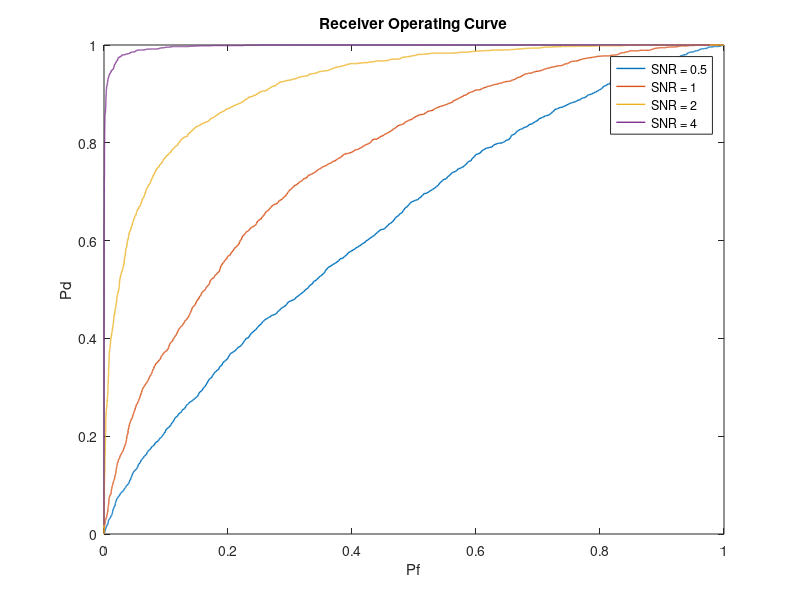
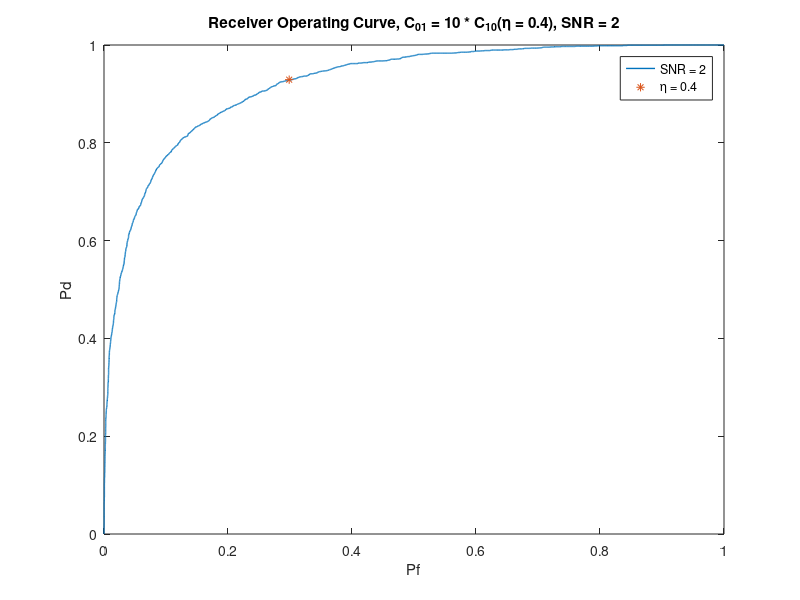
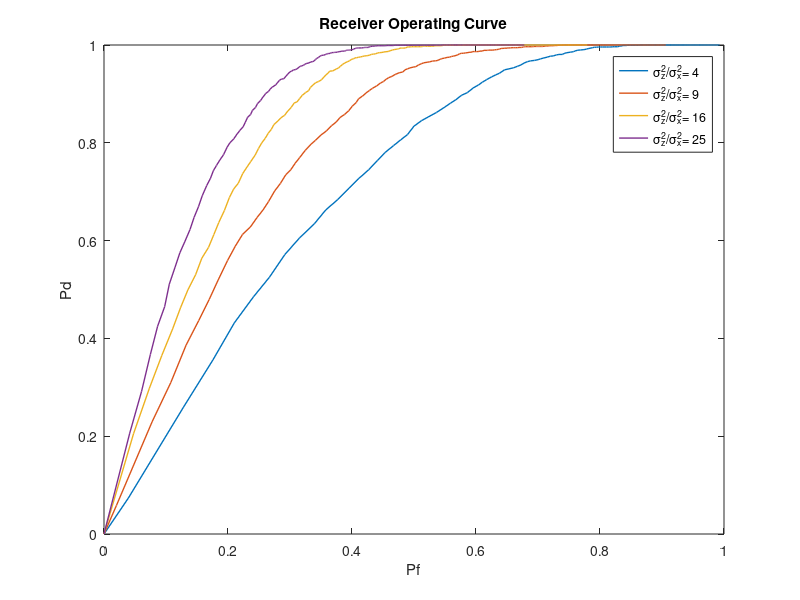

These figures' MATLAB source, in order: (Note: this script raises an error after producing the figures.)
clc;
clear;
close all;
%% Part 1

% a)

% number of iterations
N = 10000;
% probability of target being there
p0 = 0.8;
% probability of target not being there
p1 = 1 - p0;

eta_1a = p0/p1;

% variance
var_1a = 1;
% standard deviation
sigma_1a = sqrt(var_1a);
% mean difference
a_1a = 1;
% signal to noise ratio
SNR_1a = a_1a/var_1a;

target_1a = (rand(N,1) > p0);
A_1a = a_1a * double(target_1a);
X_1a = sqrt(var_1a) * rand(N,1);

Y_1a = A_1a + X_1a;

% MAP decision boundary
% f(eta|H0) * P0 = f(eta|H1) * P1
%    (2 * var * log(P0/P1) + a^2) / (2 * a)
%  = a/2 + var * log(P0/P1)
gamma_1a = a_1a ./ 2 + var_1a * log(eta_1a) ./ (a_1a);

% theoretical probability of error
p1_0 = 1 - normcdf(gamma_1a, 0, sigma_1a);
p0_1 = normcdf(gamma_1a, a_1a, sigma_1a);
theoretical_err = p0 * p1_0 + p1 * p0_1;
                     
% compare with the target to find the experimental probability of error
experimental_err = 1 - sum(or(and(Y_1a > gamma_1a, target_1a), ...
                              and(Y_1a <= gamma_1a, ~target_1a))) / N;
                          
disp("Perr_theoretical = " + theoretical_err);
disp("Perr_experimental = " + experimental_err);

%b)

% same process as part a
a_1b = [0.5, 1, 2, 4];
eta_1b = logspace(-7, 7, N);
var_1b = 1;

pf = zeros(length(a_1b), 1, N);
pd = zeros(length(a_1b), 1, N);
SNR = zeros(length(a_1b), 1, N);

for i = 1:length(a_1b)
    % same process as part a
    target_1b = (rand(N,1) > p0);
    A_1b = a_1b(i) * double(target_1b);
    X_1b = sqrt(var_1b) * randn(N,1);

    Y_1b = A_1b + X_1b;
    
    gamma_1b = a_1b(i)/2 + var_1b * log(eta_1b) / a_1b(i);
    
    % find false positive probability pf and true positive probability pd 
    pf(i, :, :) = sum(and(Y_1b >gamma_1b, ~target_1b)) / sum(~target_1b);
    pd(i, :, :) = sum(and(Y_1b >gamma_1b, target_1b)) ./ sum(target_1b);
    
    SNR(i) = a_1b(i) / var_1b;
end

% plotting
figure;
for j = 1:length(a_1b)
    plot(reshape(pf(j, :, :), [1,N]), reshape(pd(j, :, :), [1,N]), ... 
        'DisplayName', ['SNR = ', num2str(SNR(j))], 'linewidth', 1)
    hold on
end

xlabel('Pf'),ylabel('Pd'),title('Receiver Operating Curve'),legend;

% c)

% (C0_1 - C1_1) * P1 * f(y|H1) = (C1_0 - C0_0) * P0 * f(y|H0)
% solve for eta
% eta = (C1_0 - C0_0) * P0 / ((C0_1 - C1_1) * P1)
eta_1c = (0.1) * p0 /p1;
a_1c =2;
var_1c = 1;

% same stuff as part b
% just a different eta
target_1c = (rand(N,1) > p0);
A_1c = a_1c * double(target_1c);
X_1c = sqrt(var_1c) * randn(N,1);

Y_1c = A_1c + X_1c;
    
gamma_1c = a_1c/2 + var_1c * log(eta_1c) / a_1c;
    
% find false positive probability pf and true positive probability pd 
pf_1c = sum(and(Y_1c > gamma_1c, ~target_1c)) / sum(~target_1c);
pd_1c = sum(and(Y_1c > gamma_1c, target_1c)) ./ sum(target_1c);

figure;
% using a = 2, first plot the corresponding ROC with a = 2, SNR = 2
plot(reshape(pf(3, :, :), [1,N]), reshape(pd(3, :, :), [1,N]), ...
        'DisplayName', ['SNR = ',num2str(SNR(3))], 'linewidth', 1)
hold on
% mark the point
plot(pf_1c, pd_1c, '*', 'DisplayName', '\eta = 0.4')
xlabel('Pf'),ylabel('Pd')
title(['Receiver Operating Curve, C_{01} = 10 * C_{10}' ...
        '(\eta = 0.4), SNR = ', num2str(SNR(3))])
legend;

%% e)
clear;

% a)
% retyping values
N = 10000;
p0 = 0.8;
p1 = 1 - p0;
eta = p0/p1;
var_x = 1;
var_z = 25;
sigma_x = sqrt(var_x);
sigma_z = sqrt(var_z);
a = 1;

target = (rand(N,1) > p0);
A = a * double(target);
X = sigma_x * randn(N,1);
Z = sigma_z * randn(N,1);

% new definition of Y here
Y = a + X .* target + Z .* (~target);


% theoretical probability of error
gamma = sqrt(2 * ((var_x * var_z)/(var_x - var_z)) * ...
                log(eta * sqrt(var_x/var_z)));

p1_0 = normcdf(gamma, 0, sigma_z) - normcdf(-gamma, 0, sigma_z);
p0_1 = 2 * (1 - normcdf(gamma, 0, sigma_x));

theoretical_err = p1_0 * p0 + p0_1 * p1;

% experimental probability of error
experimental_err = sum(or(...
 and( ...
  (p1 * (1 / sqrt(var_x * 2 * pi)) * exp(-((Y - a).^2) / (2 * var_x)))>=...
  (p0 * (1 / sqrt(var_z * 2 * pi)) * exp(-((Y - a).^2) / (2 * var_z)))...
    , target),...
  and(...
  (p1 * (1 / sqrt(var_x * 2 * pi)) * exp(-((Y - a).^2) / (2 * var_x)))>=...
  (p0 * (1 / sqrt(var_z * 2 * pi)) * exp(-((Y - a).^2) / (2 * var_z)))...
  , ~target))) / N;
disp("Perr_theoretical = " + theoretical_err);
disp("Perr_experimental = " + experimental_err);

% b)
var_z = [4, 9, 16, 25]; 
sigma_z = sqrt(var_z);

eta = logspace(-5,3,500);

pf = zeros(length(var_z), 1, 500);
pd = zeros(length(var_z), 1, 500);
sigZ_to_sigX = zeros(length(var_z), 1, N);

for i = 1:length(var_z)
    target = (rand(N,1) > p0);
    A = a * double(target);
    X = sigma_x * randn(N,1);
    Z = sigma_z(i) * randn(N,1);
    Y = a + X .* target + Z .* (~target);
    
    % receiver operating value
    pf(i,:,:) = sum(and(...
     (p1 * (1/sqrt(var_x *2*pi)) * exp(-((Y - a).^2) / (2 * var_x))) >= ...
     (p0*(1/sqrt(var_z(i)*2*pi)) * exp(-((Y-a).^2)/(2*var_z(i))))*eta...
     , ~target))/sum(~target);
    pd(i,:,:) = sum(and(...
     (p1 * (1/sqrt(var_x *2*pi)) * exp(-((Y - a).^2) / (2 * var_x))) >= ...
     (p0*(1/sqrt(var_z(i)*2*pi)) * exp(-((Y-a).^2)/(2*var_z(i))))*eta...
     , target))/sum(target);
    % \sigma_z^2 / \sigma_x^2 ratio
    sigZ_to_sigX(i) = var_z(i) / var_x;
end

% plotting
figure;
for j = 1:length(var_z)
    plot(reshape(pf(j, :, :), [1,500]), reshape(pd(j, :, :), [1,500]), ... 
        'DisplayName', ['\sigma_z^2/\sigma_x^2= ',num2str(sigZ_to_sigX(j))], ...
        'linewidth', 1)
    hold on
end

xlabel('Pf'),ylabel('Pd'),title('Receiver Operating Curve'),legend;

% Thanks to Mark Koszykowski for his help with part 1 of this project.
%% Part 2
clear;
load('Iris.mat');

%given/set-up
num_samples = size(features, 1);         
num_classes = 3;         

%splitting data
size_split= num_samples/2;
shuffling=randperm(num_samples,num_samples);
training=transpose(shuffling);
training=training(76:150);
testing=training(1:75);

%training
train_f = features(training, :);
train_l = labels(training, :);

%testing
test_f = features(testing, :);
test_l= labels(testing, :);

% calculating priors
priors = histcounts(test_l) / length(test_l);

%locating where the labels are for each class (1,2,3)
track_1=train_l==1;
track_2=train_l==2;
track_3=train_l==3;
feat1=train_f(track_1,:);
feat2=train_f(track_2,:);
feat3=train_f(track_3,:);

%calculating the mean
mu1=mean(feat1);
mu2=mean(feat2);
mu3=mean(feat3);

%calculating the variances
cov1=cov(feat1);
cov2=cov(feat2);
cov3=cov(feat3);

%compute likelihood
result(:,1) = mvnpdf(test_f, mu1, cov1) * priors(1);
result(:,2) = mvnpdf(test_f, mu2, cov2) * priors(2);
result(:,3) = mvnpdf(test_f, mu3, cov3) * priors(3);

% get the maximum
[~, est] = max(result, [], 2);

%calculate the error
prob_err = 1- mean(est == test_l);
disp("The probability of error: "+prob_err);

%confusion matrix
cm=confusionmat(est, test_l);

figure;
confusionchart(cm);
title('Confusion Matrix');
%disp(cm);
